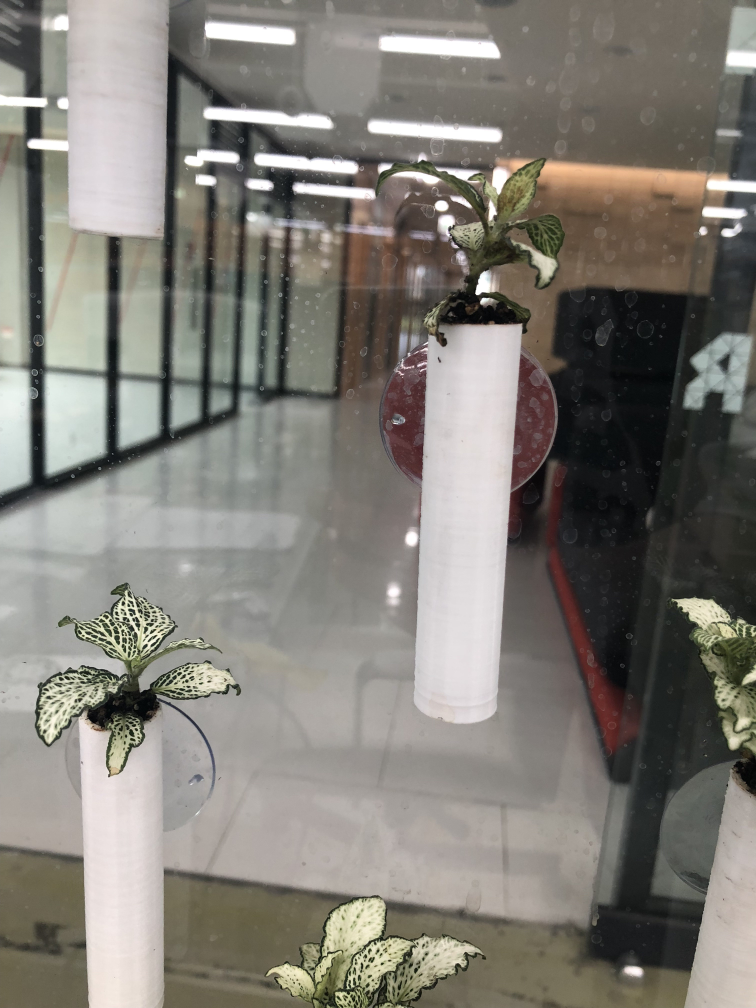
#> input picture 002_ColorSegDetection_v003_newImageTest/test_1.jpg, 3024 x 4032 px (shown at 1/4 size)
$ python detect_color.py
#> lines starting #> are read from the running program, lines starting #| are printed output that depends on the picture; after the words box and inside, x2 and y2 are one past the last pixel; in counts of white or black regions, pixels touching at a corner belong together
# USAGE
# python detect_color.py --image pokemon_games.png

# import the necessary packages
import numpy as np
import argparse
import cv2

### construct the argument parse and parse the arguments
##ap = argparse.ArgumentParser()
##ap.add_argument("-i", "--image", help = "path to the image")
##args = vars(ap.parse_args())

# load the image
image = cv2.imread("test_1.jpg")
#> image is the input picture: shape (4032, 3024, 3); mean B, G, R 118.6, 125.7, 129

# resize
image = cv2.resize(image, None, fx=0.3, fy=0.3, interpolation=cv2.INTER_AREA)
#> image: shape (1210, 907, 3)

# define the list of boundaries
boundaries = [
	([180, 180, 180], [225, 225, 225])
]

# loop over the boundaries
for (lower, upper) in boundaries:
	# create NumPy arrays from the boundaries
	lower = np.array(lower, dtype = "uint8")
	upper = np.array(upper, dtype = "uint8")

	# find the colors within the specified boundaries and apply
	# the mask
	mask = cv2.inRange(image, lower, upper)
	output = cv2.bitwise_and(image, image, mask = mask)

	# show the images
	cv2.imshow("images", np.hstack([image, output]))
	cv2.waitKey(0)
#> this loop made 1 pass
#> pass 1, `mask = cv2.inRange(image, lower, upper)`:
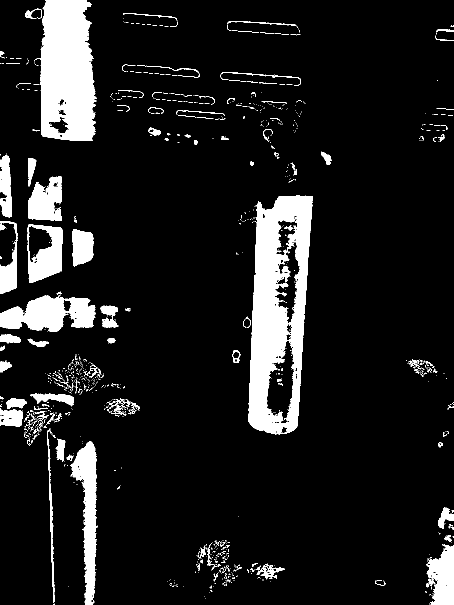
#> mask: shape (1210, 907) (shown at 1/2 size); 10.9% white; 1076 white regions (939 under 20 px), largest, box (x1, y1, x2, y2) and area: (496, 391, 626, 869) 36687, (69, 0, 193, 282) 26652, (0, 591, 192, 664) 8962
#> pass 1, `output = cv2.bitwise_and(image, image, mask = mask)`:
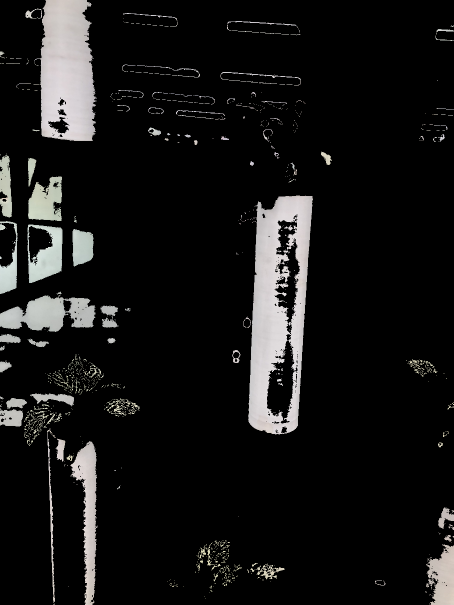
#> output: shape (1210, 907, 3) (shown at 1/2 size); mean B, G, R 21.9, 22.3, 22.5
#> pass 1, `cv2.imshow("images", np.hstack([image, output]))`:
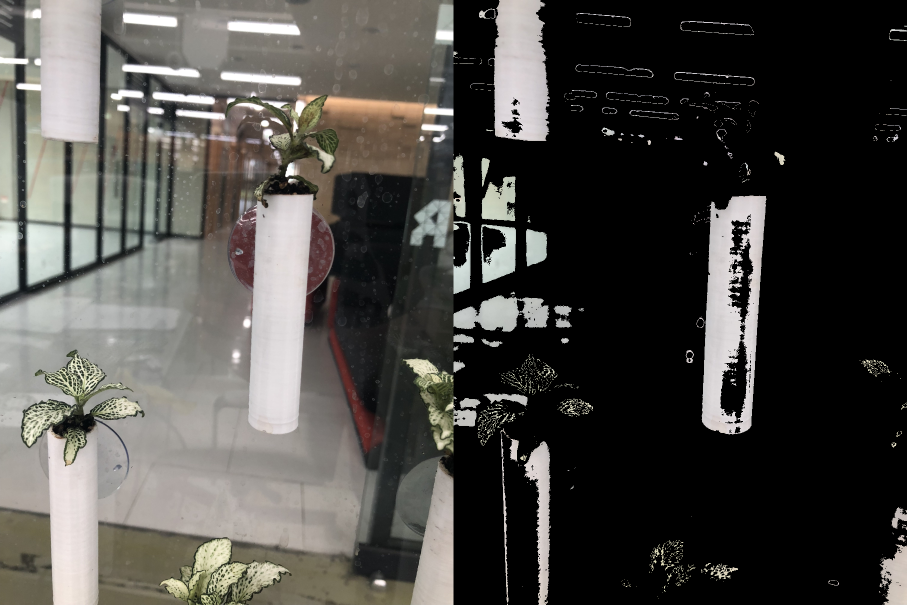
#> window 'images': shape (1210, 1814, 3) (shown at 1/2 size); mean B, G, R 70.3, 74, 75.8

$ run again, with 002_ColorSegDetection_v003_newImageTest/test_2.jpg copied over 002_ColorSegDetection_v003_newImageTest/test_1.jpg
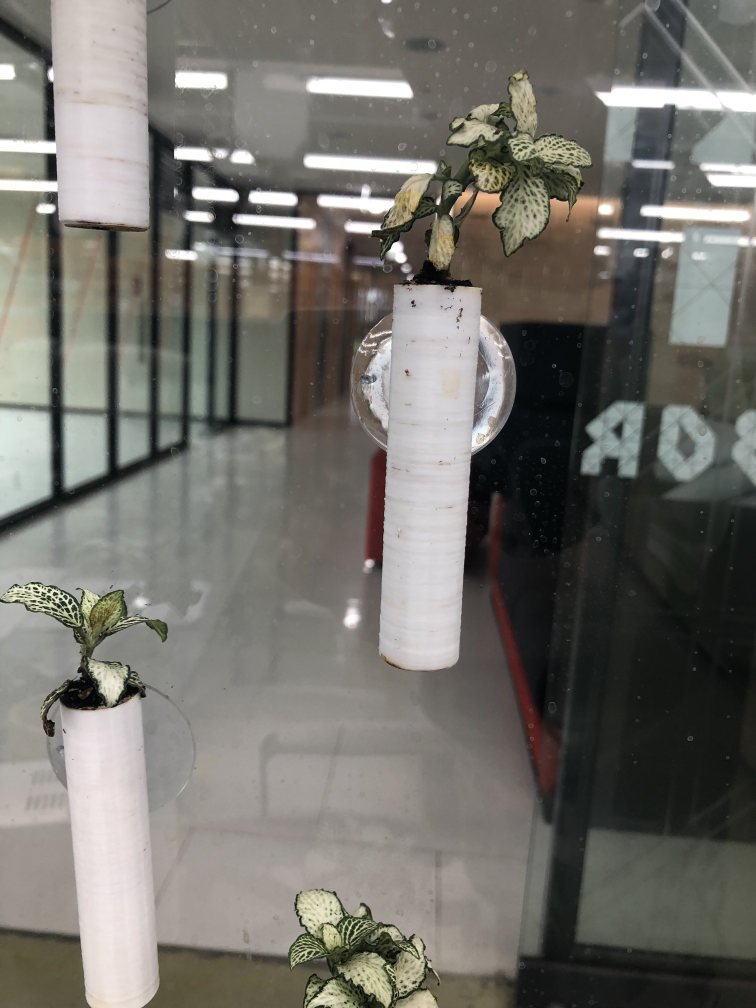
#> input picture 002_ColorSegDetection_v003_newImageTest/test_2.jpg, 3024 x 4032 px (shown at 1/4 size)
#> image is the input picture: shape (4032, 3024, 3); mean B, G, R 107, 112.9, 114.6
#> image: shape (1210, 907, 3)
#> the loop `for (lower, upper) in boundaries:` made 1 pass
#> pass 1, `mask = cv2.inRange(image, lower, upper)`:
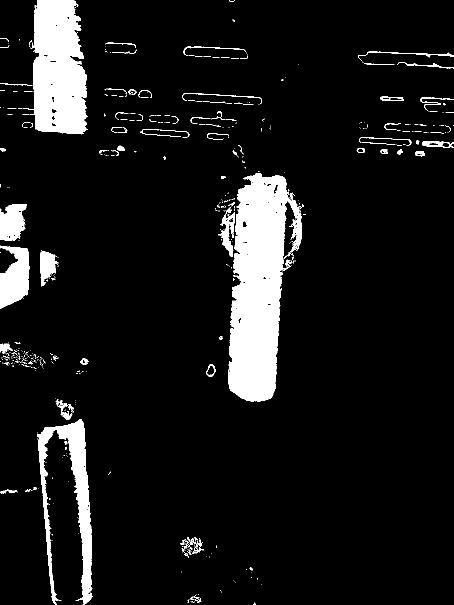
#> mask: shape (1210, 907) (shown at 1/2 size); 9% white; 512 white regions (424 under 20 px), largest, box (x1, y1, x2, y2) and area: (456, 346, 604, 803) 42662, (46, 0, 175, 269) 24698, (75, 839, 185, 1210) 12279
#> pass 1, `cv2.imshow("images", np.hstack([image, output]))`:
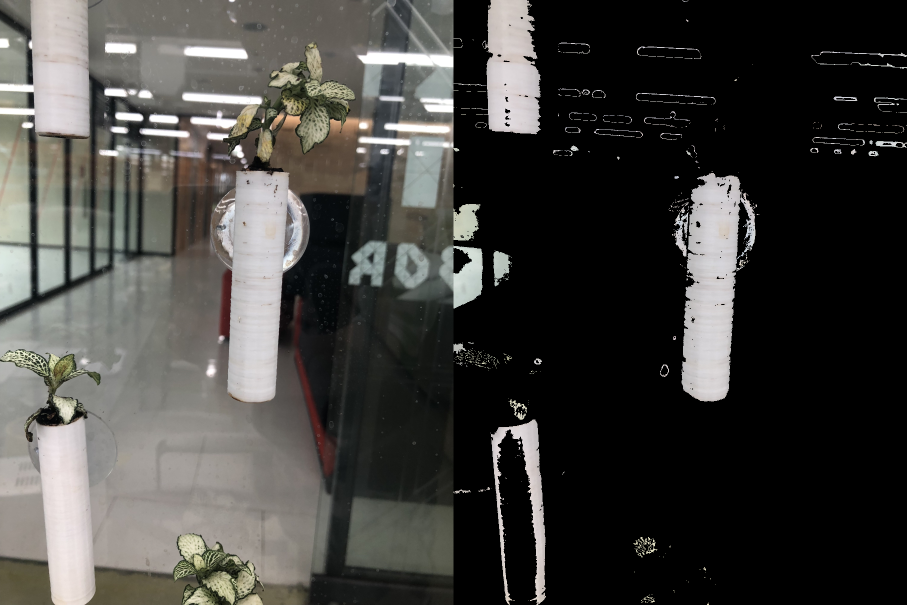
#> window 'images': shape (1210, 1814, 3) (shown at 1/2 size); mean B, G, R 62.5, 65.5, 66.6

$ run again, with 002_ColorSegDetection_v003_newImageTest/test_3.jpg copied over 002_ColorSegDetection_v003_newImageTest/test_1.jpg
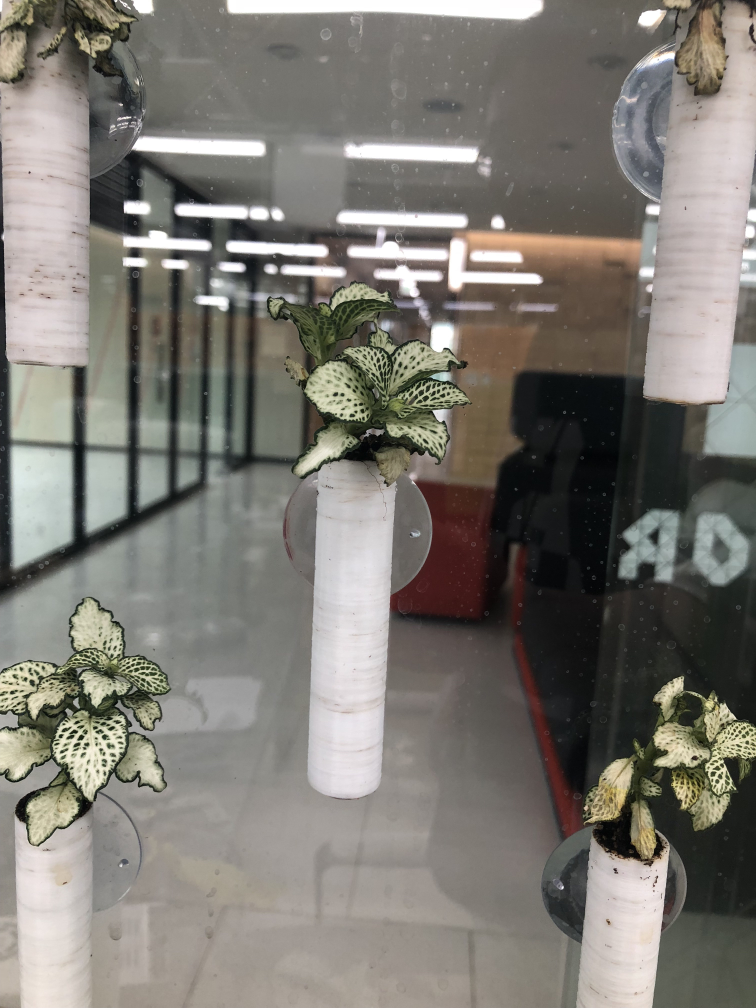
#> input picture 002_ColorSegDetection_v003_newImageTest/test_3.jpg, 3024 x 4032 px (shown at 1/4 size)
#> image is the input picture: shape (4032, 3024, 3); mean B, G, R 115.2, 121.9, 125.1
#> image: shape (1210, 907, 3)
#> the loop `for (lower, upper) in boundaries:` made 1 pass
#> pass 1, `mask = cv2.inRange(image, lower, upper)`:
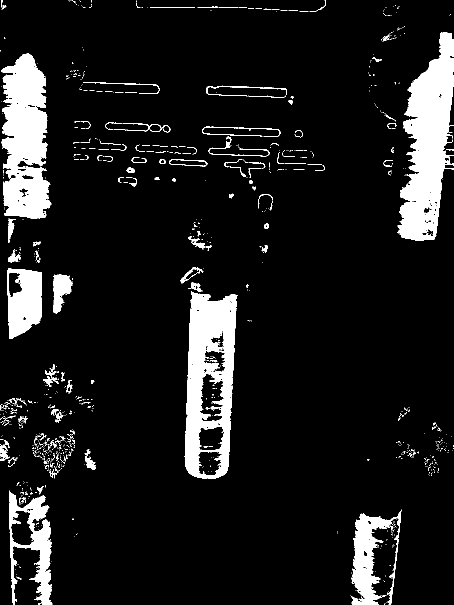
#> mask: shape (1210, 907) (shown at 1/2 size); 10.1% white; 983 white regions (854 under 20 px), largest, box (x1, y1, x2, y2) and area: (795, 64, 907, 482) 27126, (369, 582, 475, 958) 23656, (3, 107, 103, 438) 23448
#> pass 1, `cv2.imshow("images", np.hstack([image, output]))`:
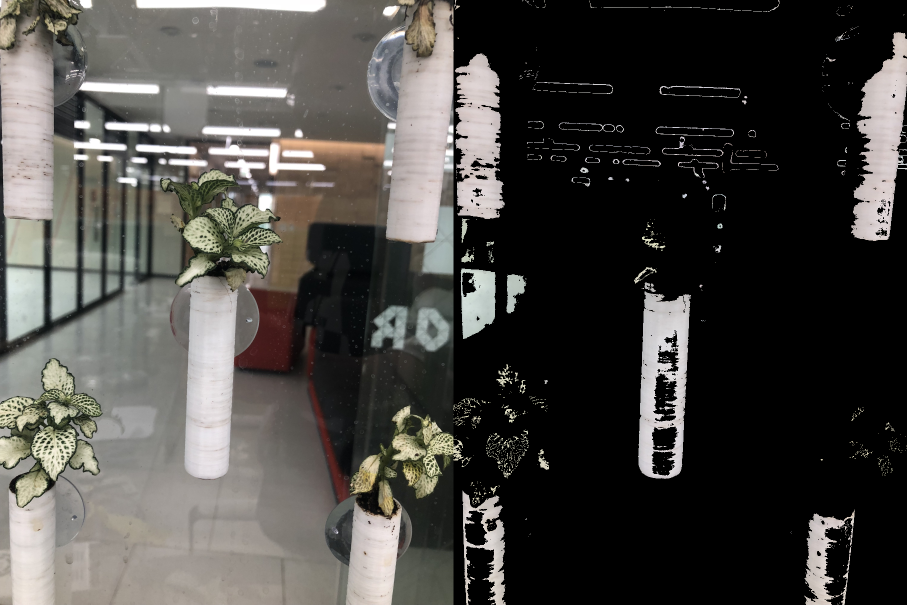
#> window 'images': shape (1210, 1814, 3) (shown at 1/2 size); mean B, G, R 67.7, 71.1, 73.1
